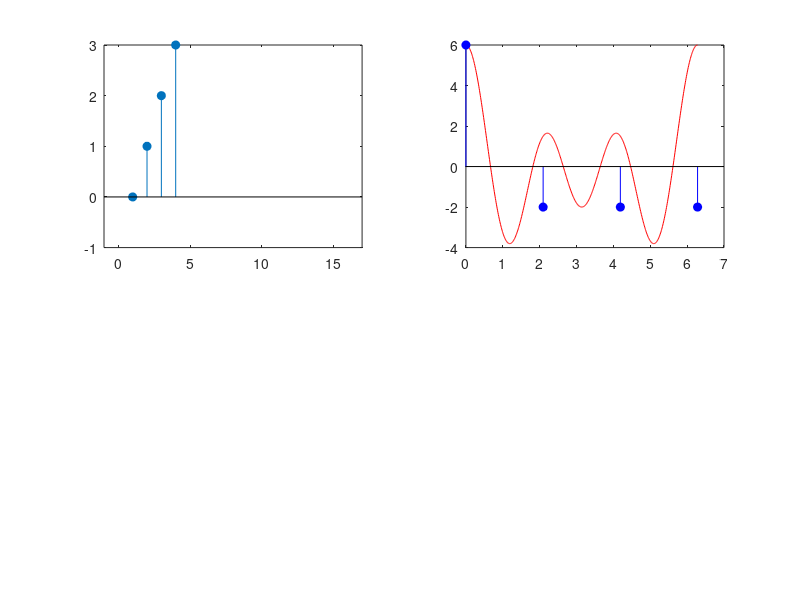

This figure's MATLAB source: (Note: this script raises an error after producing the figure.)
clc,clear all,close all;
% DTFT Zero padding and Frequency resolution simulation
% Written By: Rasit
% 26-Mar-2024

x = [0 1 2 3];               % Original Signal
Omega = 0:1e-2:2*pi;
Y = exp(-j*Omega)+2*exp(-2*j*Omega)+3*exp(-3*j*Omega);  % Original signal Fourier Transform DTFT
X =  fft(abs(x));   % Original Signal FFT

PaddingSize = 7;
figure('units','normalized','outerposition',[0 0 1 1],'color','w')
for i = 3:PaddingSize
    clf
    subplot(221)
    stem(x,"filled"),axis([-1 17 -1 3])

    subplot(222)
    plot(Omega,real(Y),"r"),hold on
    stem(linspace(0,2*pi,size(real(X),2)),real(X),"filled","b",LineWidth=.5,MarkerSize=4)
    legend("DTFT","FFT")

    xpadding = [0 1 2 3 zeros(1,(2^i)-size(x,2))];  % Zero Padding
    XP = fft(abs(xpadding));

    subplot(223)
    stem(xpadding,"filled"),axis([-1 size(xpadding,2)+1 -1 3])

    subplot(224)
    plot(Omega,real(Y),"r",LineWidth=2),hold on
    stem(linspace(0,2*pi,size(real(XP),2)),real(XP),"filled","b",LineWidth=.5,MarkerSize=4)
    legend("DTFT","FFT")
    drawnow
end